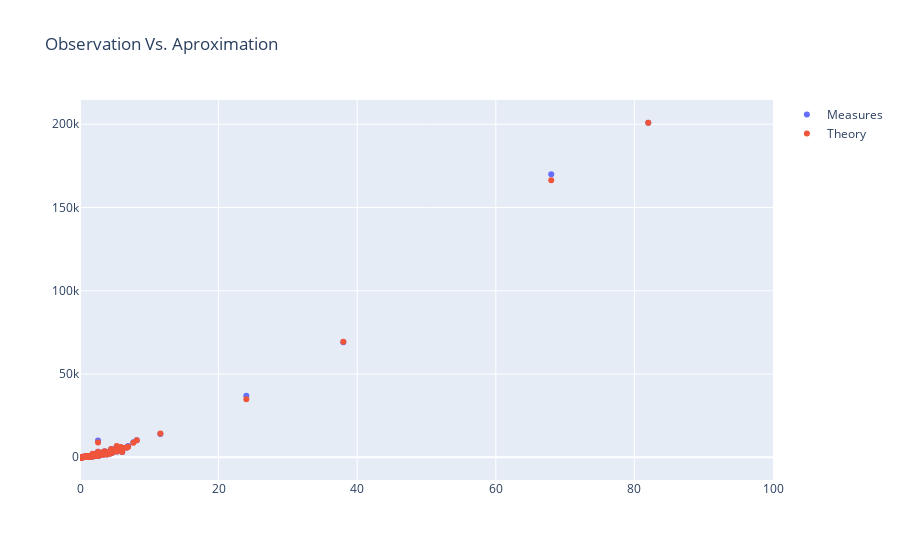

Notebook cell for this chart:
### Code cell
data0 = go.Scatter(x=planetsDf['pl_orbsmax'], y=planetsDf['pl_orbper'], mode = 'markers', name='Measures')
data1 = go.Scatter(x=planetsDf['pl_orbsmax'], y=planetsDf['theorPeriod'], mode = 'markers', name='Theory')
data = [data0, data1]
layout = go.Layout(title='Observation Vs. Aproximation')
fig = go.Figure(data= data, layout = layout)
fig.update_xaxes(range=(0,100))
fig.show()
#pyo.plot(fig, filename = 'line_chart.html')

### Figure 1 — Plotly figure (JSON) as saved in the notebook; plotly's stock layout.template omitted (floating-point values rounded to 4 significant figures; data arrays with more than 128 entries replaced by an {"elided": "..."} marker saying what was removed)
{"data": [{"mode": "markers", "name": "Measures", "type": "scatter", "x": {"elided": "1127 float values"}, "y": {"elided": "1127 float values"}}, {"mode": "markers", "name": "Theory", "type": "scatter", "x": {"elided": "1127 float values"}, "y": {"elided": "1127 float values"}}], "layout": {"title": {"text": "Observation Vs. Aproximation"}, "xaxis": {"range": [0, 100]}}}
